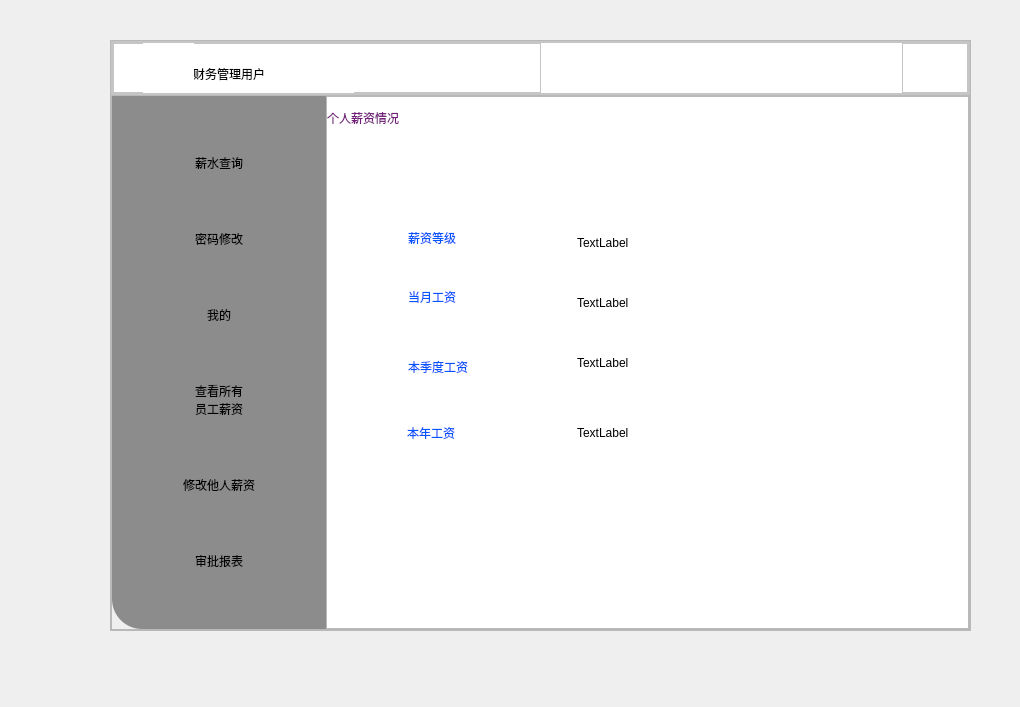
<?xml version="1.0" encoding="UTF-8"?>
<ui version="4.0">
 <class>FinanceWindow</class>
 <widget class="QMainWindow" name="FinanceWindow">
  <property name="geometry">
   <rect>
    <x>0</x>
    <y>0</y>
    <width>1020</width>
    <height>707</height>
   </rect>
  </property>
  <property name="windowTitle">
   <string>MainWindow</string>
  </property>
  <widget class="QWidget" name="centralwidget">
   <widget class="QFrame" name="frame">
    <property name="geometry">
     <rect>
      <x>110</x>
      <y>40</y>
      <width>861</width>
      <height>591</height>
     </rect>
    </property>
    <property name="minimumSize">
     <size>
      <width>861</width>
      <height>591</height>
     </size>
    </property>
    <property name="frameShape">
     <enum>QFrame::StyledPanel</enum>
    </property>
    <property name="frameShadow">
     <enum>QFrame::Raised</enum>
    </property>
    <layout class="QVBoxLayout" name="verticalLayout">
     <property name="spacing">
      <number>0</number>
     </property>
     <property name="leftMargin">
      <number>0</number>
     </property>
     <property name="topMargin">
      <number>0</number>
     </property>
     <property name="rightMargin">
      <number>0</number>
     </property>
     <property name="bottomMargin">
      <number>0</number>
     </property>
     <item>
      <widget class="QFrame" name="frame_2">
       <property name="sizePolicy">
        <sizepolicy hsizetype="Preferred" vsizetype="Expanding">
         <horstretch>0</horstretch>
         <verstretch>1</verstretch>
        </sizepolicy>
       </property>
       <property name="styleSheet">
        <string notr="true">background-color: rgb(255, 255, 255);</string>
       </property>
       <property name="frameShape">
        <enum>QFrame::StyledPanel</enum>
       </property>
       <property name="frameShadow">
        <enum>QFrame::Raised</enum>
       </property>
       <layout class="QHBoxLayout" name="horizontalLayout">
        <property name="spacing">
         <number>0</number>
        </property>
        <property name="leftMargin">
         <number>0</number>
        </property>
        <property name="topMargin">
         <number>0</number>
        </property>
        <property name="rightMargin">
         <number>0</number>
        </property>
        <property name="bottomMargin">
         <number>0</number>
        </property>
        <item>
         <widget class="QFrame" name="frame_4">
          <property name="frameShape">
           <enum>QFrame::StyledPanel</enum>
          </property>
          <property name="frameShadow">
           <enum>QFrame::Raised</enum>
          </property>
          <layout class="QHBoxLayout" name="horizontalLayout_2">
           <property name="spacing">
            <number>0</number>
           </property>
           <property name="leftMargin">
            <number>0</number>
           </property>
           <property name="topMargin">
            <number>0</number>
           </property>
           <property name="rightMargin">
            <number>0</number>
           </property>
           <property name="bottomMargin">
            <number>0</number>
           </property>
           <item>
            <widget class="QFrame" name="frame_6">
             <property name="toolTipDuration">
              <number>0</number>
             </property>
             <property name="styleSheet">
              <string notr="true">Qframe{
  border:none;
}</string>
             </property>
             <property name="frameShape">
              <enum>QFrame::StyledPanel</enum>
             </property>
             <property name="frameShadow">
              <enum>QFrame::Raised</enum>
             </property>
             <widget class="QLabel" name="label">
              <property name="geometry">
               <rect>
                <x>80</x>
                <y>10</y>
                <width>161</width>
                <height>41</height>
               </rect>
              </property>
              <property name="styleSheet">
               <string notr="true">font: 15pt &quot;Algerian&quot;;
color: rgb(0, 0, 0);</string>
              </property>
              <property name="text">
               <string>财务管理用户</string>
              </property>
             </widget>
             <widget class="QPushButton" name="pushButton_3">
              <property name="geometry">
               <rect>
                <x>30</x>
                <y>0</y>
                <width>51</width>
                <height>51</height>
               </rect>
              </property>
              <property name="styleSheet">
               <string notr="true">QPushButton{
	border:none;
}</string>
              </property>
              <property name="text">
               <string/>
              </property>
              <property name="icon">
               <iconset resource="res.qrc">
                <normaloff>:/icons/icons/OIP-C (1).jpg</normaloff>:/icons/icons/OIP-C (1).jpg</iconset>
              </property>
             </widget>
            </widget>
           </item>
           <item alignment="Qt::AlignRight">
            <widget class="QFrame" name="frame_5">
             <property name="styleSheet">
              <string notr="true">Qframe{
  border:none;
}
QPushButton{
	border:none;
}
QPushButton:hover{
	padding-bottom:5px;
}</string>
             </property>
             <property name="frameShape">
              <enum>QFrame::StyledPanel</enum>
             </property>
             <property name="frameShadow">
              <enum>QFrame::Raised</enum>
             </property>
             <layout class="QHBoxLayout" name="horizontalLayout_3">
              <property name="spacing">
               <number>0</number>
              </property>
              <property name="leftMargin">
               <number>0</number>
              </property>
              <property name="topMargin">
               <number>0</number>
              </property>
              <property name="rightMargin">
               <number>0</number>
              </property>
              <item>
               <widget class="QPushButton" name="pushButton">
                <property name="text">
                 <string/>
                </property>
                <property name="icon">
                 <iconset resource="res.qrc">
                  <normaloff>:/icons/icons/下载.jpg</normaloff>:/icons/icons/下载.jpg</iconset>
                </property>
               </widget>
              </item>
              <item>
               <widget class="QPushButton" name="pushButton_2">
                <property name="text">
                 <string/>
                </property>
                <property name="icon">
                 <iconset resource="res.qrc">
                  <normaloff>:/icons/icons/1jpg.jpg</normaloff>:/icons/icons/1jpg.jpg</iconset>
                </property>
               </widget>
              </item>
             </layout>
            </widget>
           </item>
          </layout>
         </widget>
        </item>
       </layout>
      </widget>
     </item>
     <item>
      <widget class="QFrame" name="frame_3">
       <property name="sizePolicy">
        <sizepolicy hsizetype="Preferred" vsizetype="Expanding">
         <horstretch>0</horstretch>
         <verstretch>10</verstretch>
        </sizepolicy>
       </property>
       <property name="frameShape">
        <enum>QFrame::StyledPanel</enum>
       </property>
       <property name="frameShadow">
        <enum>QFrame::Raised</enum>
       </property>
       <layout class="QHBoxLayout" name="horizontalLayout_4">
        <property name="spacing">
         <number>0</number>
        </property>
        <property name="leftMargin">
         <number>0</number>
        </property>
        <property name="topMargin">
         <number>0</number>
        </property>
        <property name="rightMargin">
         <number>0</number>
        </property>
        <property name="bottomMargin">
         <number>0</number>
        </property>
        <item>
         <widget class="QFrame" name="frame_7">
          <property name="sizePolicy">
           <sizepolicy hsizetype="Expanding" vsizetype="Preferred">
            <horstretch>2</horstretch>
            <verstretch>0</verstretch>
           </sizepolicy>
          </property>
          <property name="styleSheet">
           <string notr="true">background-color: rgb(140,140, 140);

border-bottom-left-radius:30px;</string>
          </property>
          <property name="frameShape">
           <enum>QFrame::StyledPanel</enum>
          </property>
          <property name="frameShadow">
           <enum>QFrame::Raised</enum>
          </property>
          <layout class="QVBoxLayout" name="verticalLayout_2">
           <property name="spacing">
            <number>0</number>
           </property>
           <property name="leftMargin">
            <number>0</number>
           </property>
           <property name="topMargin">
            <number>0</number>
           </property>
           <property name="rightMargin">
            <number>0</number>
           </property>
           <property name="bottomMargin">
            <number>0</number>
           </property>
           <item>
            <widget class="QPushButton" name="pushButton_Seach">
             <property name="styleSheet">
              <string notr="true">font: 18pt &quot;Algerian&quot;;
color: rgb(255, 255, 255);
pressed{
	padding-left:5px;
	padding-top:5px;
}
</string>
             </property>
             <property name="text">
              <string>薪水查询</string>
             </property>
            </widget>
           </item>
           <item>
            <widget class="QPushButton" name="pushButton_Edit">
             <property name="styleSheet">
              <string notr="true">font: 18pt &quot;Algerian&quot;;
color: rgb(255, 255, 255);
pressed{
	padding-left:5px;
	padding-top:5px;
}

</string>
             </property>
             <property name="text">
              <string>密码修改</string>
             </property>
            </widget>
           </item>
           <item>
            <widget class="QPushButton" name="pushButton_My">
             <property name="styleSheet">
              <string notr="true">font: 18pt &quot;Algerian&quot;;
color: rgb(255, 255, 255);
pressed{
	padding-left:5px;
	padding-top:5px;
}

</string>
             </property>
             <property name="text">
              <string>我的</string>
             </property>
            </widget>
           </item>
           <item>
            <widget class="QPushButton" name="pushButton_Find">
             <property name="styleSheet">
              <string notr="true">font: 18pt &quot;Algerian&quot;;
color: rgb(255, 255, 255);
pressed{
	padding-left:5px;
	padding-top:5px;
}

</string>
             </property>
             <property name="text">
              <string>查看所有
员工薪资</string>
             </property>
            </widget>
           </item>
           <item>
            <widget class="QPushButton" name="pushButton_Change">
             <property name="styleSheet">
              <string notr="true">font: 18pt &quot;Algerian&quot;;
color: rgb(255, 255, 255);
pressed{
	padding-left:5px;
	padding-top:5px;
}

</string>
             </property>
             <property name="text">
              <string>修改他人薪资</string>
             </property>
            </widget>
           </item>
           <item>
            <widget class="QPushButton" name="pushButton_Check">
             <property name="styleSheet">
              <string notr="true">font: 18pt &quot;Algerian&quot;;
color: rgb(255, 255, 255);
pressed{
	padding-left:5px;
	padding-top:5px;
}
</string>
             </property>
             <property name="text">
              <string>审批报表</string>
             </property>
            </widget>
           </item>
          </layout>
         </widget>
        </item>
        <item>
         <widget class="QFrame" name="frame_8">
          <property name="sizePolicy">
           <sizepolicy hsizetype="Expanding" vsizetype="Preferred">
            <horstretch>6</horstretch>
            <verstretch>0</verstretch>
           </sizepolicy>
          </property>
          <property name="frameShape">
           <enum>QFrame::StyledPanel</enum>
          </property>
          <property name="frameShadow">
           <enum>QFrame::Raised</enum>
          </property>
          <layout class="QHBoxLayout" name="horizontalLayout_5">
           <property name="spacing">
            <number>0</number>
           </property>
           <property name="leftMargin">
            <number>0</number>
           </property>
           <property name="topMargin">
            <number>0</number>
           </property>
           <property name="rightMargin">
            <number>0</number>
           </property>
           <property name="bottomMargin">
            <number>0</number>
           </property>
           <item>
            <widget class="QStackedWidget" name="stackedWidget">
             <property name="styleSheet">
              <string notr="true">background-color: rgb(255, 255, 255);</string>
             </property>
             <property name="currentIndex">
              <number>1</number>
             </property>
             <widget class="QWidget" name="page_my">
              <widget class="QLabel" name="label_7">
               <property name="geometry">
                <rect>
                 <x>0</x>
                 <y>0</y>
                 <width>111</width>
                 <height>41</height>
                </rect>
               </property>
               <property name="styleSheet">
                <string notr="true">font: 16pt &quot;Algerian&quot;;
color: rgb(116, 27, 124);
background-color: rgb(255, 255, 255);</string>
               </property>
               <property name="text">
                <string>个人信息</string>
               </property>
              </widget>
              <widget class="QLabel" name="label_13">
               <property name="geometry">
                <rect>
                 <x>100</x>
                 <y>170</y>
                 <width>71</width>
                 <height>31</height>
                </rect>
               </property>
               <property name="styleSheet">
                <string notr="true">color: rgb(0, 85, 255);
font: 18pt &quot;Algerian&quot;;</string>
               </property>
               <property name="text">
                <string>姓名</string>
               </property>
              </widget>
              <widget class="QLabel" name="label_14">
               <property name="geometry">
                <rect>
                 <x>250</x>
                 <y>110</y>
                 <width>201</width>
                 <height>31</height>
                </rect>
               </property>
               <property name="styleSheet">
                <string notr="true">font: 10pt &quot;Arial&quot;;</string>
               </property>
               <property name="text">
                <string>TextLabel</string>
               </property>
              </widget>
              <widget class="QLabel" name="label_15">
               <property name="geometry">
                <rect>
                 <x>100</x>
                 <y>106</y>
                 <width>81</width>
                 <height>41</height>
                </rect>
               </property>
               <property name="styleSheet">
                <string notr="true">color: rgb(0, 85, 255);
font: 18pt &quot;Algerian&quot;;</string>
               </property>
               <property name="text">
                <string>工号</string>
               </property>
              </widget>
              <widget class="QLabel" name="label_17">
               <property name="geometry">
                <rect>
                 <x>100</x>
                 <y>290</y>
                 <width>161</width>
                 <height>31</height>
                </rect>
               </property>
               <property name="styleSheet">
                <string notr="true">color: rgb(0, 85, 255);
font: 18pt &quot;Algerian&quot;;</string>
               </property>
               <property name="text">
                <string>入职年份</string>
               </property>
              </widget>
              <widget class="QLabel" name="label_19">
               <property name="geometry">
                <rect>
                 <x>100</x>
                 <y>226</y>
                 <width>71</width>
                 <height>41</height>
                </rect>
               </property>
               <property name="styleSheet">
                <string notr="true">color: rgb(0, 85, 255);
font: 18pt &quot;Algerian&quot;;</string>
               </property>
               <property name="text">
                <string>性别</string>
               </property>
              </widget>
              <widget class="QLabel" name="label_21">
               <property name="geometry">
                <rect>
                 <x>100</x>
                 <y>420</y>
                 <width>71</width>
                 <height>31</height>
                </rect>
               </property>
               <property name="styleSheet">
                <string notr="true">color: rgb(0, 85, 255);
font: 18pt &quot;Algerian&quot;;</string>
               </property>
               <property name="text">
                <string>电话</string>
               </property>
              </widget>
              <widget class="QLabel" name="label_23">
               <property name="geometry">
                <rect>
                 <x>100</x>
                 <y>350</y>
                 <width>91</width>
                 <height>41</height>
                </rect>
               </property>
               <property name="styleSheet">
                <string notr="true">color: rgb(0, 85, 255);
font: 18pt &quot;Algerian&quot;;</string>
               </property>
               <property name="text">
                <string>邮箱</string>
               </property>
              </widget>
              <widget class="QLabel" name="label_16">
               <property name="geometry">
                <rect>
                 <x>250</x>
                 <y>170</y>
                 <width>201</width>
                 <height>31</height>
                </rect>
               </property>
               <property name="styleSheet">
                <string notr="true">font: 10pt &quot;Arial&quot;;</string>
               </property>
               <property name="text">
                <string>TextLabel</string>
               </property>
              </widget>
              <widget class="QLabel" name="label_18">
               <property name="geometry">
                <rect>
                 <x>250</x>
                 <y>230</y>
                 <width>201</width>
                 <height>31</height>
                </rect>
               </property>
               <property name="styleSheet">
                <string notr="true">font: 10pt &quot;Arial&quot;;</string>
               </property>
               <property name="text">
                <string>TextLabel</string>
               </property>
              </widget>
              <widget class="QLabel" name="label_20">
               <property name="geometry">
                <rect>
                 <x>250</x>
                 <y>290</y>
                 <width>201</width>
                 <height>31</height>
                </rect>
               </property>
               <property name="styleSheet">
                <string notr="true">font: 10pt &quot;Arial&quot;;</string>
               </property>
               <property name="text">
                <string>TextLabel</string>
               </property>
              </widget>
              <widget class="QLabel" name="label_22">
               <property name="geometry">
                <rect>
                 <x>250</x>
                 <y>350</y>
                 <width>201</width>
                 <height>31</height>
                </rect>
               </property>
               <property name="styleSheet">
                <string notr="true">font: 10pt &quot;Arial&quot;;
</string>
               </property>
               <property name="text">
                <string>TextLabel</string>
               </property>
              </widget>
              <widget class="QLabel" name="label_24">
               <property name="geometry">
                <rect>
                 <x>250</x>
                 <y>420</y>
                 <width>201</width>
                 <height>31</height>
                </rect>
               </property>
               <property name="styleSheet">
                <string notr="true">font: 10pt &quot;Arial&quot;;
</string>
               </property>
               <property name="text">
                <string>TextLabel</string>
               </property>
              </widget>
             </widget>
             <widget class="QWidget" name="page_salary">
              <widget class="QLabel" name="label_6">
               <property name="geometry">
                <rect>
                 <x>0</x>
                 <y>0</y>
                 <width>161</width>
                 <height>41</height>
                </rect>
               </property>
               <property name="styleSheet">
                <string notr="true">font: 16pt &quot;Algerian&quot;;
color: rgb(116, 27, 124);
background-color: rgb(255, 255, 255);</string>
               </property>
               <property name="text">
                <string>个人薪资情况</string>
               </property>
              </widget>
              <widget class="QLabel" name="label_4">
               <property name="geometry">
                <rect>
                 <x>81</x>
                 <y>120</y>
                 <width>161</width>
                 <height>41</height>
                </rect>
               </property>
               <property name="styleSheet">
                <string notr="true">color: rgb(0, 85, 255);
font: 18pt &quot;Algerian&quot;;</string>
               </property>
               <property name="text">
                <string>薪资等级</string>
               </property>
              </widget>
              <widget class="QLabel" name="label_10">
               <property name="geometry">
                <rect>
                 <x>81</x>
                 <y>184</y>
                 <width>161</width>
                 <height>31</height>
                </rect>
               </property>
               <property name="styleSheet">
                <string notr="true">color: rgb(0, 85, 255);
font: 18pt &quot;Algerian&quot;;</string>
               </property>
               <property name="text">
                <string>当月工资</string>
               </property>
              </widget>
              <widget class="QLabel" name="label_25">
               <property name="geometry">
                <rect>
                 <x>250</x>
                 <y>130</y>
                 <width>201</width>
                 <height>31</height>
                </rect>
               </property>
               <property name="styleSheet">
                <string notr="true">font: 10pt &quot;Arial&quot;;</string>
               </property>
               <property name="text">
                <string>TextLabel</string>
               </property>
              </widget>
              <widget class="QLabel" name="label_26">
               <property name="geometry">
                <rect>
                 <x>250</x>
                 <y>190</y>
                 <width>201</width>
                 <height>31</height>
                </rect>
               </property>
               <property name="styleSheet">
                <string notr="true">font: 10pt &quot;Arial&quot;;</string>
               </property>
               <property name="text">
                <string>TextLabel</string>
               </property>
              </widget>
              <widget class="QLabel" name="label_11">
               <property name="geometry">
                <rect>
                 <x>81</x>
                 <y>254</y>
                 <width>161</width>
                 <height>31</height>
                </rect>
               </property>
               <property name="styleSheet">
                <string notr="true">color: rgb(0, 85, 255);
font: 18pt &quot;Algerian&quot;;</string>
               </property>
               <property name="text">
                <string>本季度工资</string>
               </property>
              </widget>
              <widget class="QLabel" name="label_27">
               <property name="geometry">
                <rect>
                 <x>250</x>
                 <y>250</y>
                 <width>201</width>
                 <height>31</height>
                </rect>
               </property>
               <property name="styleSheet">
                <string notr="true">font: 10pt &quot;Arial&quot;;</string>
               </property>
               <property name="text">
                <string>TextLabel</string>
               </property>
              </widget>
              <widget class="QLabel" name="label_50">
               <property name="geometry">
                <rect>
                 <x>250</x>
                 <y>320</y>
                 <width>201</width>
                 <height>31</height>
                </rect>
               </property>
               <property name="styleSheet">
                <string notr="true">font: 10pt &quot;Arial&quot;;</string>
               </property>
               <property name="text">
                <string>TextLabel</string>
               </property>
              </widget>
              <widget class="QLabel" name="label_51">
               <property name="geometry">
                <rect>
                 <x>80</x>
                 <y>320</y>
                 <width>161</width>
                 <height>31</height>
                </rect>
               </property>
               <property name="styleSheet">
                <string notr="true">color: rgb(0, 85, 255);
font: 18pt &quot;Algerian&quot;;</string>
               </property>
               <property name="text">
                <string>本年工资</string>
               </property>
              </widget>
             </widget>
             <widget class="QWidget" name="page_edit">
              <widget class="QLabel" name="label_8">
               <property name="geometry">
                <rect>
                 <x>0</x>
                 <y>0</y>
                 <width>111</width>
                 <height>41</height>
                </rect>
               </property>
               <property name="styleSheet">
                <string notr="true">font: 16pt &quot;Algerian&quot;;
color: rgb(116, 27, 124);
background-color: rgb(255, 255, 255);</string>
               </property>
               <property name="text">
                <string>修改密码</string>
               </property>
              </widget>
              <widget class="QFrame" name="frame_9">
               <property name="geometry">
                <rect>
                 <x>0</x>
                 <y>479</y>
                 <width>641</width>
                 <height>40</height>
                </rect>
               </property>
               <property name="frameShape">
                <enum>QFrame::StyledPanel</enum>
               </property>
               <property name="frameShadow">
                <enum>QFrame::Raised</enum>
               </property>
               <layout class="QHBoxLayout" name="horizontalLayout_6">
                <property name="spacing">
                 <number>0</number>
                </property>
                <property name="leftMargin">
                 <number>0</number>
                </property>
                <property name="topMargin">
                 <number>0</number>
                </property>
                <property name="rightMargin">
                 <number>0</number>
                </property>
                <property name="bottomMargin">
                 <number>0</number>
                </property>
                <item>
                 <widget class="QStackedWidget" name="stackedWidget_2">
                  <property name="currentIndex">
                   <number>0</number>
                  </property>
                  <widget class="QWidget" name="page"/>
                  <widget class="QWidget" name="page_2">
                   <widget class="QLabel" name="label_2">
                    <property name="geometry">
                     <rect>
                      <x>240</x>
                      <y>10</y>
                      <width>121</width>
                      <height>21</height>
                     </rect>
                    </property>
                    <property name="styleSheet">
                     <string notr="true">font: 12pt &quot;Algerian&quot;;
color: rgb(255, 0, 0);</string>
                    </property>
                    <property name="text">
                     <string>修改成功！</string>
                    </property>
                   </widget>
                  </widget>
                  <widget class="QWidget" name="page_4">
                   <widget class="QLabel" name="label_12">
                    <property name="geometry">
                     <rect>
                      <x>210</x>
                      <y>10</y>
                      <width>161</width>
                      <height>21</height>
                     </rect>
                    </property>
                    <property name="styleSheet">
                     <string notr="true">font: 12pt &quot;Algerian&quot;;
color: rgb(255, 0, 0);</string>
                    </property>
                    <property name="text">
                     <string>两次密码不相符！</string>
                    </property>
                   </widget>
                  </widget>
                 </widget>
                </item>
               </layout>
              </widget>
              <widget class="QLineEdit" name="lineEdit_change_password">
               <property name="geometry">
                <rect>
                 <x>170</x>
                 <y>140</y>
                 <width>221</width>
                 <height>31</height>
                </rect>
               </property>
               <property name="text">
                <string/>
               </property>
               <property name="echoMode">
                <enum>QLineEdit::Password</enum>
               </property>
               <property name="placeholderText">
                <string>输入新密码：</string>
               </property>
              </widget>
              <widget class="QLineEdit" name="lineEdit_Rchange_password">
               <property name="geometry">
                <rect>
                 <x>170</x>
                 <y>200</y>
                 <width>221</width>
                 <height>31</height>
                </rect>
               </property>
               <property name="text">
                <string/>
               </property>
               <property name="echoMode">
                <enum>QLineEdit::Password</enum>
               </property>
               <property name="placeholderText">
                <string>确认密码：</string>
               </property>
              </widget>
              <widget class="QPushButton" name="pushButton_change_sure">
               <property name="geometry">
                <rect>
                 <x>230</x>
                 <y>280</y>
                 <width>93</width>
                 <height>28</height>
                </rect>
               </property>
               <property name="text">
                <string>确认</string>
               </property>
              </widget>
             </widget>
             <widget class="QWidget" name="page_find_other">
              <widget class="QTableWidget" name="tableWidget">
               <property name="geometry">
                <rect>
                 <x>60</x>
                 <y>60</y>
                 <width>531</width>
                 <height>411</height>
                </rect>
               </property>
              </widget>
              <widget class="QLabel" name="label_52">
               <property name="geometry">
                <rect>
                 <x>0</x>
                 <y>0</y>
                 <width>161</width>
                 <height>41</height>
                </rect>
               </property>
               <property name="styleSheet">
                <string notr="true">font: 16pt &quot;Algerian&quot;;
color: rgb(116, 27, 124);
background-color: rgb(255, 255, 255);</string>
               </property>
               <property name="text">
                <string>所有员工薪资</string>
               </property>
              </widget>
             </widget>
             <widget class="QWidget" name="page_chang_eother">
              <widget class="QLabel" name="label_53">
               <property name="geometry">
                <rect>
                 <x>0</x>
                 <y>0</y>
                 <width>111</width>
                 <height>41</height>
                </rect>
               </property>
               <property name="styleSheet">
                <string notr="true">font: 16pt &quot;Algerian&quot;;
color: rgb(116, 27, 124);
background-color: rgb(255, 255, 255);</string>
               </property>
               <property name="text">
                <string>修改薪资</string>
               </property>
              </widget>
              <widget class="QLineEdit" name="lineEdit_grade">
               <property name="geometry">
                <rect>
                 <x>220</x>
                 <y>240</y>
                 <width>201</width>
                 <height>31</height>
                </rect>
               </property>
               <property name="placeholderText">
                <string>修改薪资等级：</string>
               </property>
              </widget>
              <widget class="QLineEdit" name="lineEdit_num">
               <property name="geometry">
                <rect>
                 <x>220</x>
                 <y>150</y>
                 <width>201</width>
                 <height>31</height>
                </rect>
               </property>
               <property name="placeholderText">
                <string>输入需要修改员工的工号：</string>
               </property>
              </widget>
              <widget class="QPushButton" name="pushButton_change_money_sure">
               <property name="geometry">
                <rect>
                 <x>270</x>
                 <y>340</y>
                 <width>93</width>
                 <height>28</height>
                </rect>
               </property>
               <property name="text">
                <string>确定</string>
               </property>
              </widget>
              <widget class="QFrame" name="frame_11">
               <property name="geometry">
                <rect>
                 <x>0</x>
                 <y>479</y>
                 <width>641</width>
                 <height>51</height>
                </rect>
               </property>
               <property name="frameShape">
                <enum>QFrame::StyledPanel</enum>
               </property>
               <property name="frameShadow">
                <enum>QFrame::Raised</enum>
               </property>
               <widget class="QStackedWidget" name="stackedWidget_3">
                <property name="geometry">
                 <rect>
                  <x>0</x>
                  <y>0</y>
                  <width>641</width>
                  <height>51</height>
                 </rect>
                </property>
                <property name="currentIndex">
                 <number>0</number>
                </property>
                <widget class="QWidget" name="page_3"/>
                <widget class="QWidget" name="page_9">
                 <widget class="QLabel" name="label_5">
                  <property name="geometry">
                   <rect>
                    <x>250</x>
                    <y>20</y>
                    <width>101</width>
                    <height>21</height>
                   </rect>
                  </property>
                  <property name="styleSheet">
                   <string notr="true">font: 12pt &quot;Algerian&quot;;
color: rgb(255, 0, 0);</string>
                  </property>
                  <property name="text">
                   <string>修改成功！</string>
                  </property>
                 </widget>
                </widget>
                <widget class="QWidget" name="page_10">
                 <widget class="QLabel" name="label_54">
                  <property name="geometry">
                   <rect>
                    <x>240</x>
                    <y>20</y>
                    <width>121</width>
                    <height>31</height>
                   </rect>
                  </property>
                  <property name="styleSheet">
                   <string notr="true">font: 12pt &quot;Algerian&quot;;
color: rgb(255, 0, 0);</string>
                  </property>
                  <property name="text">
                   <string>工号不正确！</string>
                  </property>
                 </widget>
                </widget>
               </widget>
              </widget>
             </widget>
             <widget class="QWidget" name="page_cleck">
              <widget class="QTableWidget" name="tableWidget_2">
               <property name="geometry">
                <rect>
                 <x>130</x>
                 <y>60</y>
                 <width>371</width>
                 <height>241</height>
                </rect>
               </property>
              </widget>
              <widget class="QLineEdit" name="lineEdit_num_2">
               <property name="geometry">
                <rect>
                 <x>200</x>
                 <y>330</y>
                 <width>221</width>
                 <height>31</height>
                </rect>
               </property>
               <property name="placeholderText">
                <string>请输入需要审批的项目号：</string>
               </property>
              </widget>
              <widget class="QPushButton" name="pushButton_4">
               <property name="geometry">
                <rect>
                 <x>260</x>
                 <y>400</y>
                 <width>93</width>
                 <height>28</height>
                </rect>
               </property>
               <property name="text">
                <string>确定</string>
               </property>
              </widget>
              <widget class="QLabel" name="label_55">
               <property name="geometry">
                <rect>
                 <x>0</x>
                 <y>0</y>
                 <width>111</width>
                 <height>41</height>
                </rect>
               </property>
               <property name="styleSheet">
                <string notr="true">font: 16pt &quot;Algerian&quot;;
color: rgb(116, 27, 124);
background-color: rgb(255, 255, 255);</string>
               </property>
               <property name="text">
                <string>审批报表</string>
               </property>
              </widget>
             </widget>
            </widget>
           </item>
          </layout>
         </widget>
        </item>
       </layout>
      </widget>
     </item>
    </layout>
   </widget>
  </widget>
 </widget>
 <resources>
  <include location="res.qrc"/>
 </resources>
 <connections>
  <connection>
   <sender>pushButton_2</sender>
   <signal>clicked()</signal>
   <receiver>FinanceWindow</receiver>
   <slot>close()</slot>
   <hints>
    <hint type="sourcelabel">
     <x>941</x>
     <y>62</y>
    </hint>
    <hint type="destinationlabel">
     <x>1006</x>
     <y>29</y>
    </hint>
   </hints>
  </connection>
  <connection>
   <sender>pushButton</sender>
   <signal>clicked()</signal>
   <receiver>FinanceWindow</receiver>
   <slot>hide()</slot>
   <hints>
    <hint type="sourcelabel">
     <x>906</x>
     <y>65</y>
    </hint>
    <hint type="destinationlabel">
     <x>842</x>
     <y>10</y>
    </hint>
   </hints>
  </connection>
 </connections>
</ui>
